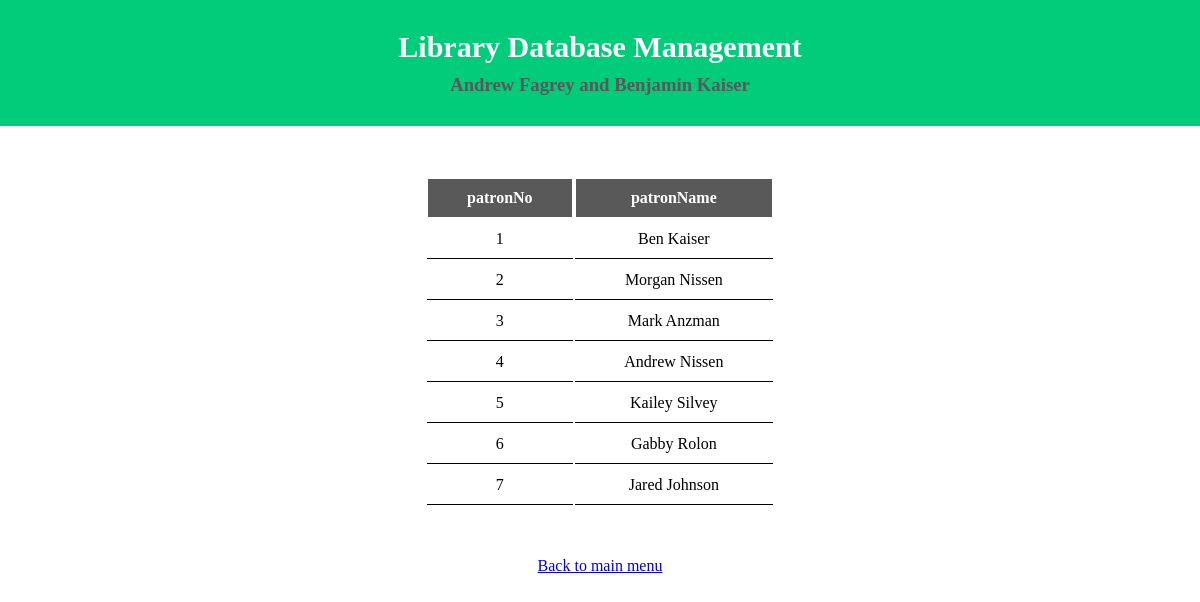
The app's page /csc484/patrons.php with its own data.
### tables this page shows
create table Patron
(
	patronNo int primary key,
    patronName varchar(30)
);

### csc484/patrons.php (the view, shortened to what this page needs)
<html>
    <head>
        <link rel="stylesheet" type="text/css" href="stylesheet.css">
    </head>
    <body>
        <div class="site-header">
            <div class="site-wrapper">
                <h1 id="site-logo-text">Library Database Management</h1>
                <h3 id="site-logo-subtext">Andrew Fagrey and Benjamin Kaiser</h3>
            </div>
        </div>
        <div>
            <?php
             $result = mysql_query("Select * from Patron");
            ?>
            <table Border="1">
                <tr>
                <?php
                while ($field=mysql_fetch_field($result))
                {
                   echo "<th>";
                   echo "$field->name";
                   echo "</th>";
                }
                echo "</tr>";
                if($result)
                   while($row=mysql_fetch_row($result))
                   {
                      echo "<tr>";
                      for ($i=0; $i < mysql_num_fields($result); $i++)
                      {
                         echo "<td> $row[$i] </td>";
                      }
                      echo "</tr>\n";
                   }
            ?>
            </table>
        </div>
        <a href = "index.html">Back to main menu</a>
    </body>
</html>

### csc484/stylesheet.css (style rules this page uses)
body, h1, div { margin: 0px; padding: 0px; font-family: Quicksand-Bold; }
body { background-color: #FFFFFF; text-align: center; }
.site-wrapper { margin: 0px auto; max-width: 1000px; padding: 0px 15px; }
.site-header { padding: 30px 0px; background-color: #00cc7a; margin-bottom: 50px; text-align: center; }
#site-logo-text { color: #FFFFFF; font-size: 30px; }
#site-logo-subtext { color: #595959; margin: 10px 0px 0px 0px; }
table { margin: 0px auto 50px auto; width: 350px; text-align: center; border: none; }
th { background-color: #595959; color: #FFFFFF; padding: 10px; margin: 0px; border: 1px solid; }
td { padding: 10px; border: none; border-bottom: 1px solid; }

### records on screen
patron: patronNo "1", patronName "Ben Kaiser"
patron: patronNo "2", patronName "Morgan Nissen"
patron: patronNo "3", patronName "Mark Anzman"
patron: patronNo "4", patronName "Andrew Nissen"
patron: patronNo "5", patronName "Kailey Silvey"
patron: patronNo "6", patronName "Gabby Rolon"
patron: patronNo "7", patronName "Jared Johnson"

### other values on screen
$field->name "patronNo"
$field->name "patronName"
